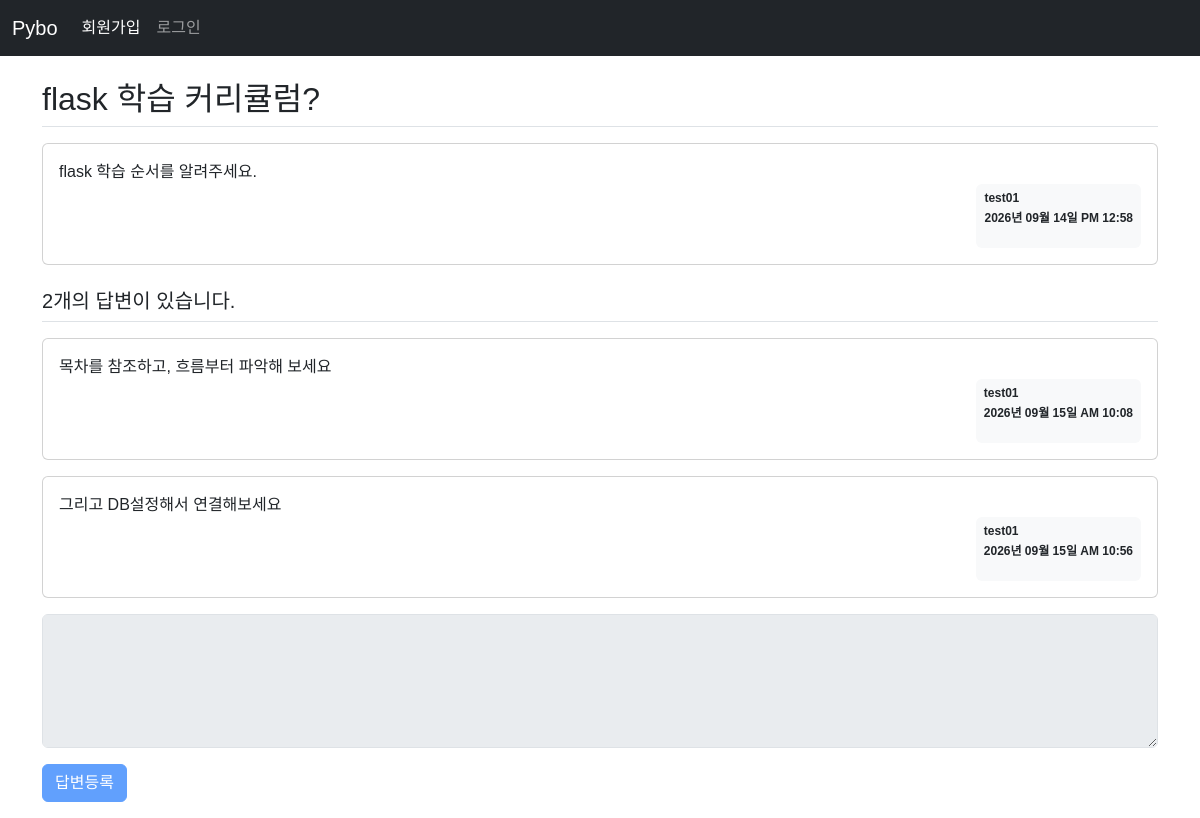
Screenshot of /question/detail/3 with the database file from the repository.
### pybo/models.py (models this page shows)
class Question(db.Model):
    id = db.Column(db.Integer, primary_key=True)
    subject = db.Column(db.String(200), nullable=False)
    content = db.Column(db.Text, nullable=False)
    create_date = db.Column(db.DateTime, nullable=False)
    user_id = db.Column(db.Integer, db.ForeignKey('user.id', ondelete='CASCADE'), nullable=False)
    user = db.relationship('User', backref=db.backref('quesetion_set'))

class User(db.Model):
    id = db.Column(db.Integer, primary_key=True)
    username = db.Column(db.String(150), unique=True, nullable=False)
    password = db.Column(db.String(200), nullable=False)
    email = db.Column(db.String(120), unique=True, nullable=False)

class Answer(db.Model):
    id = db.Column(db.Integer, primary_key=True)
    question_id = db.Column(db.Integer, db.ForeignKey('question.id', ondelete='CASCADE'))
    question = db.relationship(Question, backref=db.backref('answer_set'))
    content = db.Column(db.Text, nullable=False)
    create_date = db.Column(db.DateTime, nullable=False)
    user_id= db.Column(db.Integer, db.ForeignKey('user.id', ondelete='CASCADE'), nullable=False)
    user = db.relationship('User', backref=db.backref('answer_set'))

### pybo/views/question_views.py (the view)
@bp.route('/detail/<int:question_id>')
def detail(question_id):
    form = AnswerForm()  # 질문 상세 템플릿에 폼 추가
    question = Question.query.get_or_404(question_id)
    return render_template('question/question_detail.html', question=question, form=form)

### pybo/forms.py
class AnswerForm(FlaskForm):
    content = TextAreaField('내용', validators=[DataRequired('내용은 필수 입력 항목입니다.')])
    submit = SubmitField('답변등록')

### pybo/filter.py (called while the page is built)
def format_datetime(value, fmt='%Y년 %m월 %d일 %p %I:%M'):
    return value.strftime(fmt)

### pybo/views/auth_views.py (called while the page is built)
@bp.before_app_request
def load_logged_in_user():
    user_id = session.get('user_id')
    if user_id is None:
        g.user = None
    else:
        g.user = User.query.get(user_id)

### pybo/templates/question/question_detail.html (shortened to what this page needs)
{% extends 'base.html' %}
{% block content %}
<div class="container my-3">
    <h2 class="border-bottom py-2">{{ question.subject }}</h2>
    <div class="card my-3">
        <div class="card-body">
            <div class="card-text" style="white-space: pre-line;">{{ question.content }}</div>
            <div class="d-flex justify-content-end">
                <div class="badge bg-light text-dark p-2">
                    <p class="mb-2 text-start">{{ question.user.username }}</p>
                    <p>{{ question.create_date | datetime }}</p>
                </div>
            </div>
        </div>
    </div>
    <h5 class="border-bottom my-3 py-2">{{ question.answer_set | length }}개의 답변이 있습니다.</h5>
    {% for answer in question.answer_set %}
    <div class="card my-3">
        <div class="card-body">
            <div class="card-text" style="white-space: pre-line;">{{ answer.content }}</div>
            <div class="d-flex justify-content-end">
                <div class="badge bg-light text-dark p-2">
                    <p class="mb-2 text-start">{{ answer.user.username }}</p>
                    <p>{{ answer.create_date | datetime }}</p>
                </div>
            </div>
        </div>
    </div>
    {% endfor %}
    <form action="{{ url_for('answer.create', question_id=question.id) }}" method="post" class="my-3" novalidate>
        <div class="mb-3">
            {{ form.content(class='form-control', rows='5', disabled=(not g.user)) }}
        </div>
        {{ form.submit(class="btn btn-primary", disabled=(not g.user)) }}
    </form>
</div>
{% endblock %}

### pybo/static/style.css (style rules this page uses)
body { font-family: "Noto Sans KR", sans-serif; font-weight: 400; }

### rows the page displays
Question: subject "flask 학습 커리큘럼?", content "flask 학습 순서를 알려주세요.", create_date "2026년 09월 14일 PM 12:58"
User: user.username "test01"
Answer: content "목차를 참조하고, 흐름부터 파악해 보세요", user.username "test01", create_date "2026년 09월 15일 AM 10:08"
Answer: content "그리고 DB설정해서 연결해보세요", user.username "test01", create_date "2026년 09월 15일 AM 10:56"

### other values shown
{{ question.answer_set | length }} "2"
